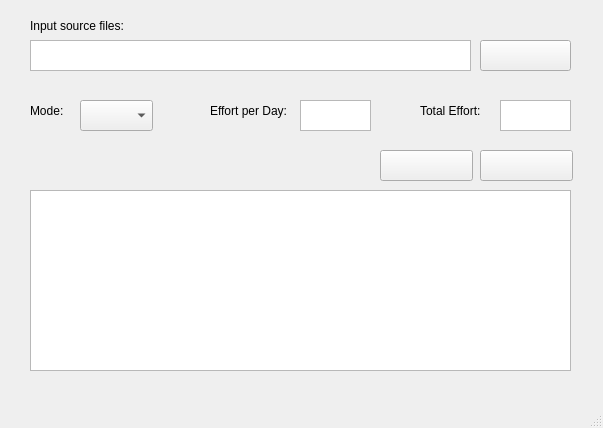
<?xml version="1.0" encoding="UTF-8"?>
<ui version="4.0">
 <class>MainWindow</class>
 <widget class="QMainWindow" name="MainWindow">
  <property name="geometry">
   <rect>
    <x>0</x>
    <y>0</y>
    <width>603</width>
    <height>428</height>
   </rect>
  </property>
  <property name="windowTitle">
   <string>CodeMetric</string>
  </property>
  <property name="styleSheet">
   <string notr="true"/>
  </property>
  <widget class="QWidget" name="centralwidget">
   <widget class="QTextEdit" name="textEdit">
    <property name="geometry">
     <rect>
      <x>30</x>
      <y>40</y>
      <width>441</width>
      <height>31</height>
     </rect>
    </property>
   </widget>
   <widget class="QPushButton" name="pushButton">
    <property name="geometry">
     <rect>
      <x>480</x>
      <y>40</y>
      <width>91</width>
      <height>31</height>
     </rect>
    </property>
    <property name="layoutDirection">
     <enum>Qt::LeftToRight</enum>
    </property>
    <property name="text">
     <string/>
    </property>
    <property name="icon">
     <iconset>
      <normaloff>C:/Users/acer/Pictures/button.png</normaloff>C:/Users/acer/Pictures/button.png</iconset>
    </property>
    <property name="iconSize">
     <size>
      <width>160</width>
      <height>30</height>
     </size>
    </property>
   </widget>
   <widget class="QLabel" name="label">
    <property name="geometry">
     <rect>
      <x>30</x>
      <y>15</y>
      <width>111</width>
      <height>21</height>
     </rect>
    </property>
    <property name="text">
     <string>Input source files:</string>
    </property>
   </widget>
   <widget class="QPushButton" name="pushButton_2">
    <property name="geometry">
     <rect>
      <x>480</x>
      <y>150</y>
      <width>93</width>
      <height>31</height>
     </rect>
    </property>
    <property name="styleSheet">
     <string notr="true"/>
    </property>
    <property name="text">
     <string/>
    </property>
    <property name="icon">
     <iconset>
      <normaloff>C:/Users/acer/Pictures/run_button.png</normaloff>C:/Users/acer/Pictures/run_button.png</iconset>
    </property>
    <property name="iconSize">
     <size>
      <width>100</width>
      <height>150</height>
     </size>
    </property>
   </widget>
   <widget class="QTableWidget" name="tableWidget">
    <property name="geometry">
     <rect>
      <x>30</x>
      <y>190</y>
      <width>541</width>
      <height>181</height>
     </rect>
    </property>
   </widget>
   <widget class="QPushButton" name="pushButton_3">
    <property name="geometry">
     <rect>
      <x>380</x>
      <y>150</y>
      <width>93</width>
      <height>31</height>
     </rect>
    </property>
    <property name="text">
     <string/>
    </property>
    <property name="icon">
     <iconset>
      <normaloff>C:/Users/acer/Pictures/unnamed.png</normaloff>C:/Users/acer/Pictures/unnamed.png</iconset>
    </property>
    <property name="iconSize">
     <size>
      <width>160</width>
      <height>30</height>
     </size>
    </property>
   </widget>
   <widget class="QTextEdit" name="textEdit_Effort">
    <property name="geometry">
     <rect>
      <x>300</x>
      <y>100</y>
      <width>71</width>
      <height>31</height>
     </rect>
    </property>
   </widget>
   <widget class="QLabel" name="label_2">
    <property name="geometry">
     <rect>
      <x>210</x>
      <y>100</y>
      <width>91</width>
      <height>21</height>
     </rect>
    </property>
    <property name="text">
     <string>Effort per Day:</string>
    </property>
   </widget>
   <widget class="QLabel" name="label_3">
    <property name="geometry">
     <rect>
      <x>420</x>
      <y>100</y>
      <width>71</width>
      <height>21</height>
     </rect>
    </property>
    <property name="text">
     <string>Total Effort:</string>
    </property>
   </widget>
   <widget class="QTextEdit" name="textEdit_total">
    <property name="geometry">
     <rect>
      <x>500</x>
      <y>100</y>
      <width>71</width>
      <height>31</height>
     </rect>
    </property>
    <property name="readOnly">
     <bool>true</bool>
    </property>
   </widget>
   <widget class="QComboBox" name="comboBox">
    <property name="geometry">
     <rect>
      <x>80</x>
      <y>100</y>
      <width>73</width>
      <height>31</height>
     </rect>
    </property>
   </widget>
   <widget class="QLabel" name="label_4">
    <property name="geometry">
     <rect>
      <x>30</x>
      <y>100</y>
      <width>41</width>
      <height>21</height>
     </rect>
    </property>
    <property name="text">
     <string>Mode:</string>
    </property>
   </widget>
  </widget>
  <widget class="QMenuBar" name="menubar">
   <property name="geometry">
    <rect>
     <x>0</x>
     <y>0</y>
     <width>603</width>
     <height>26</height>
    </rect>
   </property>
  </widget>
  <widget class="QStatusBar" name="statusbar"/>
 </widget>
 <resources/>
 <connections/>
</ui>
